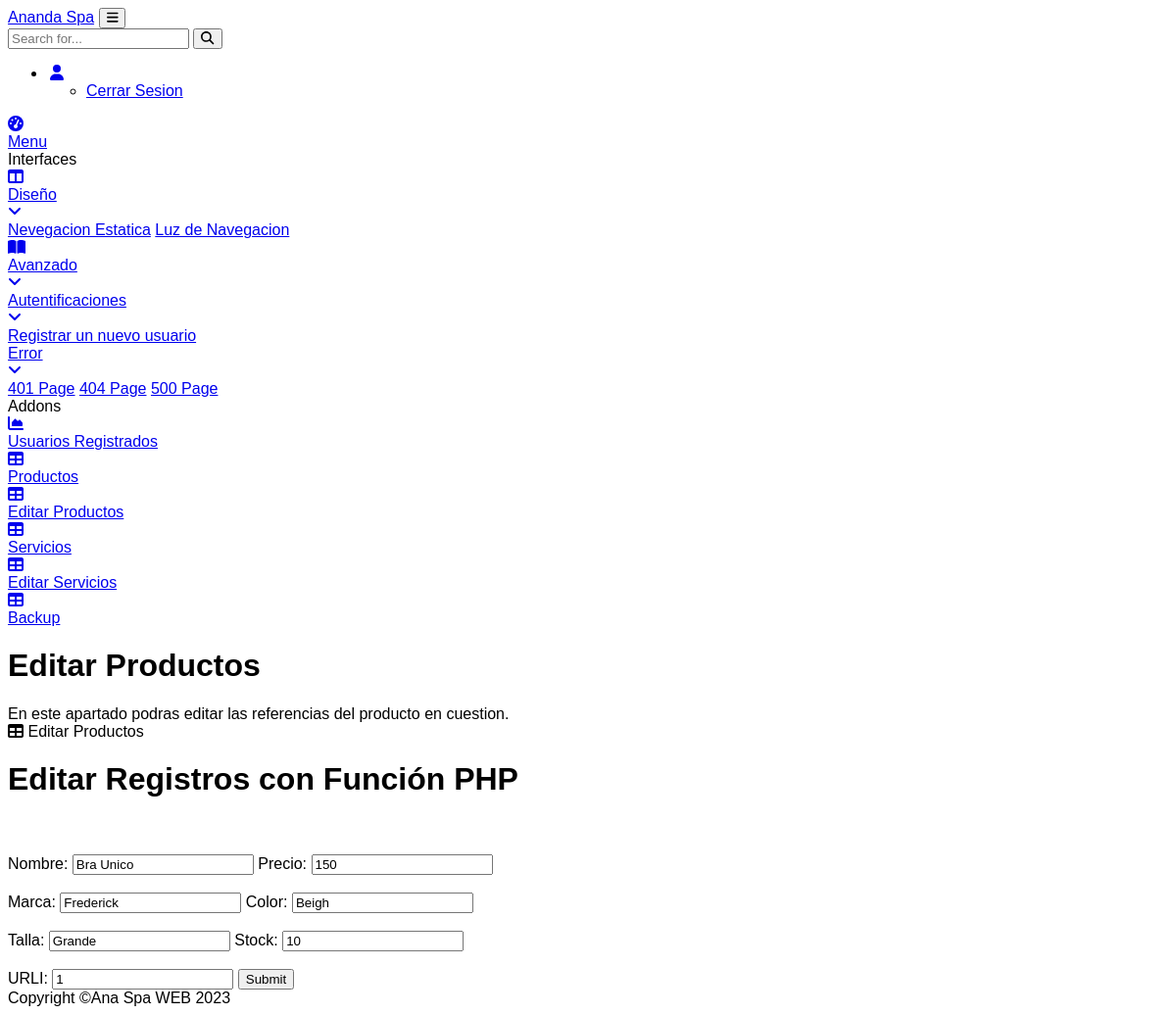
Screenshot of /actualizar_productos.php?ID=7 (signed in) with the database file from the repository.
### tables this page shows
CREATE TABLE `productos` (
  `ID` int(11) NOT NULL AUTO_INCREMENT,
  `Nombre` varchar(30) NOT NULL,
  `Precio` varchar(10) NOT NULL,
  `Marca` text NOT NULL,
  `Color` text NOT NULL,
  `Talla` text NOT NULL,
  `Stock` int(11) NOT NULL,
  `URLI` varchar(20) NOT NULL,
  PRIMARY KEY (`ID`)
);

### function_editar.php (called while the page is built, shortened)
<?php
function db_query($query) {
    $connection = mysqli_connect("localhost","root","","ananda_spa");
    $result = mysqli_query($connection,$query);
    return $result;
}
function select_id($tblname,$field_name,$field_ID){
	$sql = "Select * from ".$tblname." where ".$field_name." = ".$field_ID."";
	$db=db_query($sql);
	return $sql;
}
?>

### actualizar_productos.php (the view, shortened to what this page needs)
<!DOCTYPE html>
<html lang="en">
    <head>
        <link href="https://cdn.jsdelivr.net/npm/simple-datatables@latest/dist/style.css" rel="stylesheet" />
        <link href="css/styles.css" rel="stylesheet" />
    </head>
    <body class="sb-nav-fixed">
        <nav class="sb-topnav navbar navbar-expand navbar-dark bg-dark">
            <a class="navbar-brand ps-3" href="Pagina1_admin.php">Ananda Spa</a>
            <button class="btn btn-link btn-sm order-1 order-lg-0 me-4 me-lg-0" id="sidebarToggle" href="#!"><i class="fas fa-bars"></i></button>
            <form class="d-none d-md-inline-block form-inline ms-auto me-0 me-md-3 my-2 my-md-0">
                <div class="input-group">
                    <input class="form-control" type="text" placeholder="Search for..." aria-label="Search for..." aria-describedby="btnNavbarSearch" />
                    <button class="btn btn-primary" id="btnNavbarSearch" type="button"><i class="fas fa-search"></i></button>
                </div>
            </form>
            <ul class="navbar-nav ms-auto ms-md-0 me-3 me-lg-4">
                <li class="nav-item dropdown">
                    <a class="nav-link dropdown-toggle" id="navbarDropdown" href="#" role="button" data-bs-toggle="dropdown" aria-expanded="false"><i class="fas fa-user fa-fw"></i></a>
                    <ul class="dropdown-menu dropdown-menu-end" aria-labelledby="navbarDropdown">
                        <li><a class="dropdown-item" href="close.php">Cerrar Sesion</a></li>
                    </ul>
                </li>
            </ul>
        </nav>
        <div id="layoutSidenav">
            <div id="layoutSidenav_nav">
                <nav class="sb-sidenav accordion sb-sidenav-dark" id="sidenavAccordion">
                    <div class="sb-sidenav-menu">
                        <div class="nav">
                            <a class="nav-link" href="dashboard.html">
                                <div class="sb-nav-link-icon"><i class="fas fa-tachometer-alt"></i></div>
                                Menu
                            </a>
                            <div class="sb-sidenav-menu-heading">Interfaces</div>
                            <a class="nav-link collapsed" href="#" data-bs-toggle="collapse" data-bs-target="#collapseLayouts" aria-expanded="false" aria-controls="collapseLayouts">
                                <div class="sb-nav-link-icon"><i class="fas fa-columns"></i></div>
                                Diseño
                                <div class="sb-sidenav-collapse-arrow"><i class="fas fa-angle-down"></i></div>
                            </a>
                            <div class="collapse" id="collapseLayouts" aria-labelledby="headingOne" data-bs-parent="#sidenavAccordion">
                                <nav class="sb-sidenav-menu-nested nav">
                                    <a class="nav-link" href="layout-static.html">Nevegacion Estatica</a>
                                    <a class="nav-link" href="layout-sidenav-light.html">Luz de Navegacion</a>
                                </nav>
                            </div>
                            <a class="nav-link collapsed" href="#" data-bs-toggle="collapse" data-bs-target="#collapsePages" aria-expanded="false" aria-controls="collapsePages">
                                <div class="sb-nav-link-icon"><i class="fas fa-book-open"></i></div>
                                Avanzado
                                <div class="sb-sidenav-collapse-arrow"><i class="fas fa-angle-down"></i></div>
                            </a>
                            <div class="collapse" id="collapsePages" aria-labelledby="headingTwo" data-bs-parent="#sidenavAccordion">
                                <nav class="sb-sidenav-menu-nested nav accordion" id="sidenavAccordionPages">
                                    <a class="nav-link collapsed" href="#" data-bs-toggle="collapse" data-bs-target="#pagesCollapseAuth" aria-expanded="false" aria-controls="pagesCollapseAuth">
                                        Autentificaciones
                                        <div class="sb-sidenav-collapse-arrow"><i class="fas fa-angle-down"></i></div>
                                    </a>
                                    <div class="collapse" id="pagesCollapseAuth" aria-labelledby="headingOne" data-bs-parent="#sidenavAccordionPages">
                                        <nav class="sb-sidenav-menu-nested nav">
                                            <a class="nav-link" href="registro_administrador.php">Registrar un nuevo usuario</a>
                                        </nav>
                                    </div>
                                    <a class="nav-link collapsed" href="#" data-bs-toggle="collapse" data-bs-target="#pagesCollapseError" aria-expanded="false" aria-controls="pagesCollapseError">
                                        Error
                                        <div class="sb-sidenav-collapse-arrow"><i class="fas fa-angle-down"></i></div>
                                    </a>
                                    <div class="collapse" id="pagesCollapseError" aria-labelledby="headingOne" data-bs-parent="#sidenavAccordionPages">
                                        <nav class="sb-sidenav-menu-nested nav">
                                            <a class="nav-link" href="401.html">401 Page</a>
                                            <a class="nav-link" href="404.html">404 Page</a>
                                            <a class="nav-link" href="500.html">500 Page</a>
                                        </nav>
                                    </div>
                                </nav>
                            </div>
                            <div class="sb-sidenav-menu-heading">Addons</div>
                            <a class="nav-link" href="Usuarios_registrados.php">
                                        <div class="sb-nav-link-icon"><i class="fas fa-chart-area"></i></div>
                                        Usuarios Registrados
                            </a>
                            <a class="nav-link" href="tables.php">
                                        <div class="sb-nav-link-icon"><i class="fas fa-table"></i></div>
                                        Productos
                            </a>
                            <a class="nav-link" href="Editar_Productos.php">
                                <div class="sb-nav-link-icon"><i class="fas fa-table"></i></div>
                                Editar Productos
                            </a>
                            <a class="nav-link" href="Table_Servicios.php">
                                    <div class="sb-nav-link-icon"><i class="fas fa-table"></i></div>
                                    Servicios                                </a>
                            <a class="nav-link" href="Editar_Servicios.php">
                                <div class="sb-nav-link-icon"><i class="fas fa-table"></i></div>
                                Editar Servicios
                            </a>
                            <a class="nav-link" href="Backup.php">
                                <div class="sb-nav-link-icon"><i class="fas fa-table"></i></div>
                                Backup
                            </a>
                        </div>
                    </div>
                </nav>
            </div>
            <div id="layoutSidenav_content">
                <main>
                    <div class="container-fluid px-4">
                        <h1 class="mt-4">Editar Productos</h1>
                        <div class="card mb-4">
                            <div class="card-body">
                                En este apartado podras editar las referencias del producto en cuestion.
                            </div>
                        </div>
                        <div class="card mb-4">
                            <div class="card-header">
                                <i class="fas fa-table me-1"></i>
                                Editar Productos
                            </div>
                            <div class="card-body">
                            <table id="datatablesSimple">
                            <div class="main-wrapper">
                                <h1>Editar Registros con Función PHP </h1>
                                <br><br>
                                <?php
                                include("function_editar.php");
                                $ID = $_GET['ID'];
                                select_id('Productos','ID',$ID);
                                ?>
                                <form action="" method="post">
                                    <label for="" class="container__label">Nombre</label>:
                                    <input type="text" value="<?php echo $row->Nombre;?>" name="Nombre">
                                    <label for="" class="container__label">Precio</label>:
                                    <input type="text" value="<?php echo $row->Precio;?>" name="Precio">
                                    <br>
                                    <br>
                                    <label for="" class="container__label">Marca</label>:
                                    <input type="text" value="<?php echo $row->Marca;?>" name="Marca">
                                    <label for="" class="container__label">Color</label>:
                                    <input type="text" value="<?php echo $row->Color;?>" name="Color">
                                    <br>
                                    <br>
                                    <label for="" class="container__label">Talla</label>:
                                    <input type="text" value="<?php echo $row->Talla;?>" name="Talla">
                                    <label for="" class="container__label">Stock</label>:
                                    <input type="text" value="<?php echo $row->Stock;?>" name="Stock">
                                    <br>
                                    <br>
                                    <label for="" class="container__label">URLI</label>:
                                    <input type="text" value="<?php echo $row->URLI;?>" name="URLI">
                                    <input type="submit" name="submit">
                                </form>
                                </div>
                                </body>
                <footer class="py-4 bg-light mt-auto">
                    <div class="container-fluid px-4">
                        <div class="d-flex align-items-center justify-content-between small">
                            <div class="text-muted">Copyright &copy;Ana Spa WEB 2023</div>
                        </div>
                    </div>
                </footer>
    </body>
</html>

### Css/styles.css (style rules this page uses)
html { scroll-behavior: smooth; }
body { font-family: 'Noto Sans HK', sans-serif; background: #fff; }

### rows the page displays
productos: Nombre "Bra Unico", Precio "150", Marca "Frederick", Color "Beigh", Talla "Grande", Stock "10", URLI "1"
